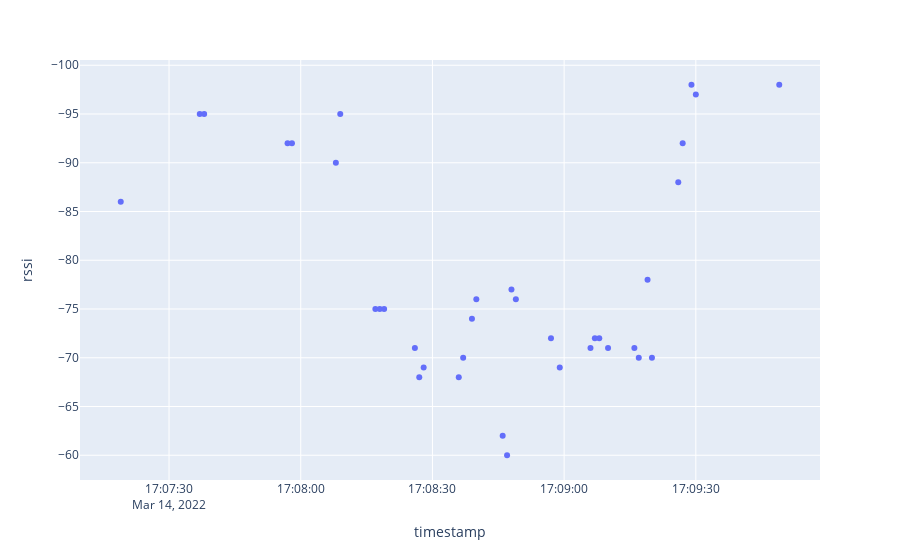

This figure's notebook cell:
### Code cell
plot_bubbles(
    "SELECT * FROM LOG_LINES where timestamp between '2022-03-14 17:00:00' and '2022-03-14 17:10:00' GROUP BY timestamp, distance")

### Figure 1 — Plotly figure (JSON) as saved in the notebook; plotly's stock layout.template omitted (floating-point values rounded to 4 significant figures)
{"data": [{"customdata": [[7.079], [19.95], [19.95], [14.13], [14.13], [11.22], [19.95], [1.995], [1.995], [1.995], [1.259], [0.8913], [1.0], [0.8913], [1.122], [1.778], [2.239], [0.4467], [0.3548], [2.512], [2.239], [1.413], [1.0], [1.259], [1.413], [1.413], [1.259], [1.259], [1.122], [2.818], [1.122], [8.913], [14.13], [28.18], [25.12], [28.18]], "hovertemplate": "timestamp=%{x}<br>rssi=%{y}<br>distance=%{customdata[0]}<extra></extra>", "legendgroup": "", "marker": {"color": "#636efa", "symbol": "circle"}, "mode": "markers", "name": "", "orientation": "v", "showlegend": false, "x": ["2022-03-14 17:07:19", "2022-03-14 17:07:37", "2022-03-14 17:07:38", "2022-03-14 17:07:57", "2022-03-14 17:07:58", "2022-03-14 17:08:08", "2022-03-14 17:08:09", "2022-03-14 17:08:17", "2022-03-14 17:08:18", "2022-03-14 17:08:19", "2022-03-14 17:08:26", "2022-03-14 17:08:27", "2022-03-14 17:08:28", "2022-03-14 17:08:36", "2022-03-14 17:08:37", "2022-03-14 17:08:39", "2022-03-14 17:08:40", "2022-03-14 17:08:46", "2022-03-14 17:08:47", "2022-03-14 17:08:48", "2022-03-14 17:08:49", "2022-03-14 17:08:57", "2022-03-14 17:08:59", "2022-03-14 17:09:06", "2022-03-14 17:09:07", "2022-03-14 17:09:08", "2022-03-14 17:09:10", "2022-03-14 17:09:16", "2022-03-14 17:09:17", "2022-03-14 17:09:19", "2022-03-14 17:09:20", "2022-03-14 17:09:26", "2022-03-14 17:09:27", "2022-03-14 17:09:29", "2022-03-14 17:09:30", "2022-03-14 17:09:49"], "xaxis": "x", "y": [-86, -95, -95, -92, -92, -90, -95, -75, -75, -75, -71, -68, -69, -68, -70, -74, -76, -62, -60, -77, -76, -72, -69, -71, -72, -72, -71, -71, -70, -78, -70, -88, -92, -98, -97, -98], "yaxis": "y", "type": "scatter"}], "layout": {"xaxis": {"anchor": "y", "domain": [0.0, 1.0], "title": {"text": "timestamp"}}, "yaxis": {"anchor": "x", "domain": [0.0, 1.0], "title": {"text": "rssi"}, "autorange": "reversed"}, "legend": {"tracegroupgap": 0}, "margin": {"t": 60}}}
